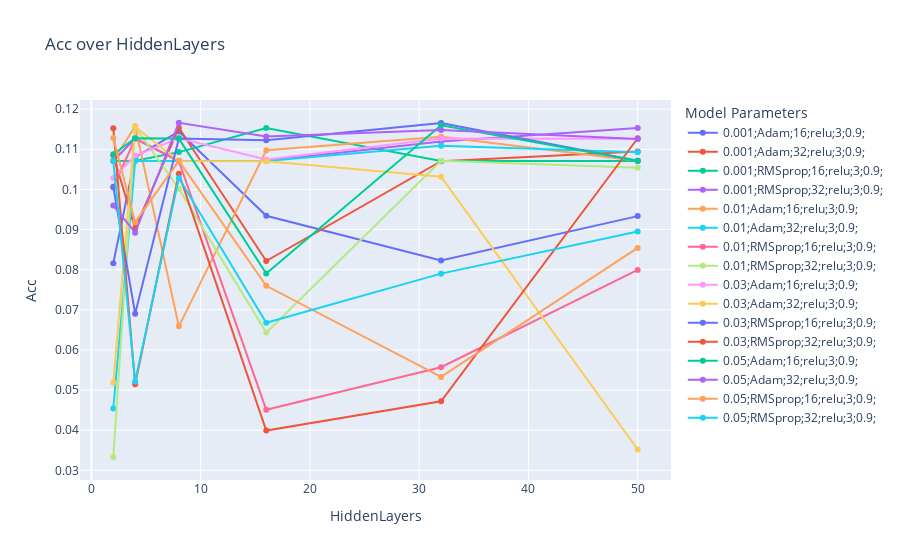

The notebook cell saved with this chart:
### Code cell
vary = "HiddenLayers"

v_idx = criterea.index(vary)
sel_crit = criterea[:v_idx] + criterea[v_idx + 1:]
grouped_df = data.groupby(sel_crit)

sel_groups = []
for key,item in grouped_df:
    sel_groups += [grouped_df.get_group(key)]
        
fig = go.Figure()

x_l = vary
y_l = "Acc"

for g in sel_groups:
    x = list(g[x_l].unique())
    y = [max(g[g[x_l] == i][y_l]) for i in x]
    
    x, y = [list(i) for i in list(zip(*sorted(zip(x, y), key=lambda x: x[0])))]
    
    label = "".join([str(g[i].unique()[0]) + ";" for i in sel_crit])
    fig.add_trace(go.Scatter(x=x, y=y,
                        mode='lines+markers',
                        name=label))
print(criterea)

fig.update_layout(
    title=f"{y_l} over {x_l}",
    xaxis_title=x_l,
    yaxis_title=y_l,
    legend_title="Model Parameters",
)

fig.show()

### Figure 1 — Plotly figure (JSON) as saved in the notebook; plotly's stock layout.template omitted (floating-point values rounded to 4 significant figures)
{"data": [{"mode": "lines+markers", "name": "0.001;Adam;16;relu;3;0.9;", "type": "scatter", "x": [2, 4, 8, 16, 32, 50], "y": [0.0816, 0.108, 0.1144, 0.09343, 0.0823, 0.09335]}, {"mode": "lines+markers", "name": "0.001;Adam;32;relu;3;0.9;", "type": "scatter", "x": [2, 4, 8, 16, 32, 50], "y": [0.1085, 0.09028, 0.1154, 0.08216, 0.107, 0.1094]}, {"mode": "lines+markers", "name": "0.001;RMSprop;16;relu;3;0.9;", "type": "scatter", "x": [2, 4, 8, 16, 32, 50], "y": [0.1071, 0.1071, 0.1093, 0.1153, 0.1071, 0.1071]}, {"mode": "lines+markers", "name": "0.001;RMSprop;32;relu;3;0.9;", "type": "scatter", "x": [2, 4, 8, 16, 32, 50], "y": [0.1071, 0.1127, 0.1071, 0.1071, 0.1119, 0.1153]}, {"mode": "lines+markers", "name": "0.01;Adam;16;relu;3;0.9;", "type": "scatter", "x": [2, 4, 8, 16, 32, 50], "y": [0.1071, 0.1157, 0.06588, 0.1098, 0.1131, 0.1071]}, {"mode": "lines+markers", "name": "0.01;Adam;32;relu;3;0.9;", "type": "scatter", "x": [2, 4, 8, 16, 32, 50], "y": [0.04542, 0.1071, 0.1071, 0.1071, 0.1109, 0.1092]}, {"mode": "lines+markers", "name": "0.01;RMSprop;16;relu;3;0.9;", "type": "scatter", "x": [2, 4, 8, 16, 32, 50], "y": [0.1005, 0.1126, 0.107, 0.04509, 0.05569, 0.07993]}, {"mode": "lines+markers", "name": "0.01;RMSprop;32;relu;3;0.9;", "type": "scatter", "x": [2, 4, 8, 16, 32, 50], "y": [0.03326, 0.1156, 0.1002, 0.06432, 0.1071, 0.1054]}, {"mode": "lines+markers", "name": "0.03;Adam;16;relu;3;0.9;", "type": "scatter", "x": [2, 4, 8, 16, 32, 50], "y": [0.1028, 0.1084, 0.1127, 0.1075, 0.1127, 0.1126]}, {"mode": "lines+markers", "name": "0.03;Adam;32;relu;3;0.9;", "type": "scatter", "x": [2, 4, 8, 16, 32, 50], "y": [0.05182, 0.1156, 0.1071, 0.107, 0.1032, 0.03518]}, {"mode": "lines+markers", "name": "0.03;RMSprop;16;relu;3;0.9;", "type": "scatter", "x": [2, 4, 8, 16, 32, 50], "y": [0.1007, 0.06902, 0.1127, 0.1122, 0.1166, 0.1071]}, {"mode": "lines+markers", "name": "0.03;RMSprop;32;relu;3;0.9;", "type": "scatter", "x": [2, 4, 8, 16, 32, 50], "y": [0.1152, 0.05143, 0.1039, 0.03991, 0.0472, 0.1127]}, {"mode": "lines+markers", "name": "0.05;Adam;16;relu;3;0.9;", "type": "scatter", "x": [2, 4, 8, 16, 32, 50], "y": [0.1088, 0.1128, 0.1127, 0.07904, 0.116, 0.1071]}, {"mode": "lines+markers", "name": "0.05;Adam;32;relu;3;0.9;", "type": "scatter", "x": [2, 4, 8, 16, 32, 50], "y": [0.09596, 0.08923, 0.1166, 0.1132, 0.1148, 0.1126]}, {"mode": "lines+markers", "name": "0.05;RMSprop;16;relu;3;0.9;", "type": "scatter", "x": [2, 4, 8, 16, 32, 50], "y": [0.1128, 0.09184, 0.1071, 0.07598, 0.05327, 0.08541]}, {"mode": "lines+markers", "name": "0.05;RMSprop;32;relu;3;0.9;", "type": "scatter", "x": [2, 4, 8, 16, 32, 50], "y": [0.1071, 0.05213, 0.1029, 0.06677, 0.07901, 0.08953]}], "layout": {"legend": {"title": {"text": "Model Parameters"}}, "title": {"text": "Acc over HiddenLayers"}, "xaxis": {"title": {"text": "HiddenLayers"}}, "yaxis": {"title": {"text": "Acc"}}}}
